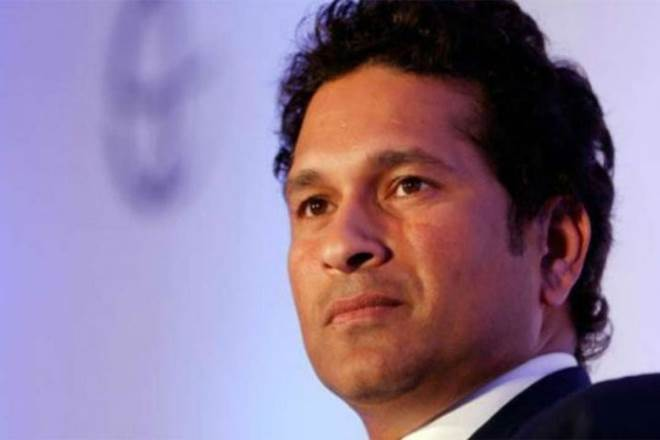
#> input picture Images_Open_Cv/Open_CV2/Sample_Test_Open_CV2/sachin.jpg, 660 x 440 px
$ python Image_cropp.py
#> lines starting #> are read from the running program, lines starting #| are printed output that depends on the picture
import cv2

img = cv2.imread("sachin.jpg")
#> img is the input picture: shape (440, 660, 3); mean B, G, R 145.9, 118.9, 139.9
height, width = img.shape[:2]
#> height = 440; width = 660
print("Height : ", height, "and Width : ", width)
#| Height :  440 and Width :  660

start_row, start_col = int(height * .45), int(width * .45)  # start pixel co-ordinate(top->left, of cropping rectangle)
#> start_row = 198; start_col = 297
end_row, end_col = int(height * .55), int(width * .55)  # end pixel co-ordinate(bottm -> right, of cropping rectangle)
#> end_row = 242; end_col = 363

img_cropped = img[start_row: start_col, end_row: end_col]
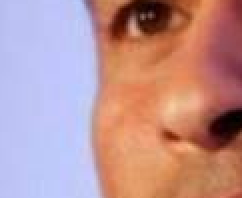
#> img_cropped: shape (99, 121, 3) (shown 2 times larger); mean B, G, R 148.2, 146.9, 188.8
cv2.imshow("original image", img)
cv2.imshow("Translation image ", img_cropped)

cv2.waitKey(111111)
cv2.destroyAllWindows()
